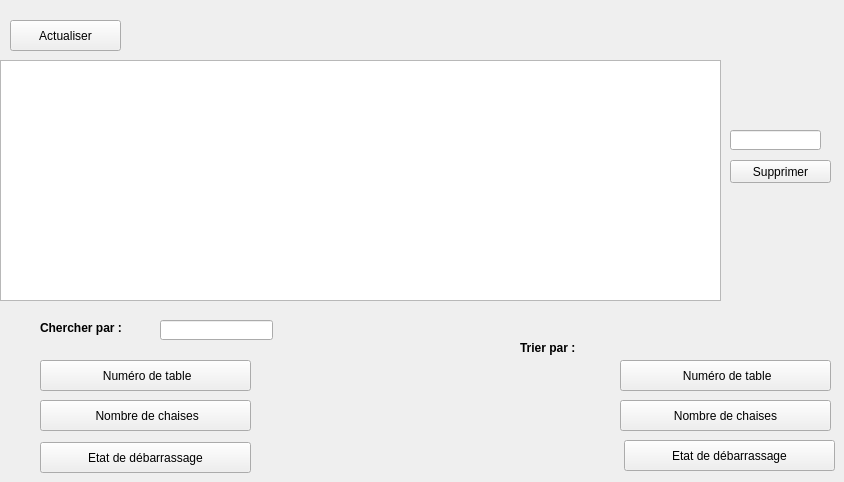
        <widget class="QWidget" name="tab_23">
         <attribute name="title">
          <string>Consulter</string>
         </attribute>
         <widget class="QTableView" name="tableView_7">
          <property name="geometry">
           <rect>
            <x>0</x>
            <y>60</y>
            <width>721</width>
            <height>241</height>
           </rect>
          </property>
         </widget>
         <widget class="QPushButton" name="pushButton_33">
          <property name="geometry">
           <rect>
            <x>730</x>
            <y>160</y>
            <width>101</width>
            <height>23</height>
           </rect>
          </property>
          <property name="text">
           <string>Supprimer</string>
          </property>
         </widget>
         <widget class="QLineEdit" name="lineEdit_32">
          <property name="geometry">
           <rect>
            <x>730</x>
            <y>130</y>
            <width>91</width>
            <height>20</height>
           </rect>
          </property>
         </widget>
         <widget class="QPushButton" name="pushButton_34">
          <property name="geometry">
           <rect>
            <x>620</x>
            <y>360</y>
            <width>211</width>
            <height>31</height>
           </rect>
          </property>
          <property name="text">
           <string> Numéro de table</string>
          </property>
         </widget>
         <widget class="QLabel" name="label_73">
          <property name="geometry">
           <rect>
            <x>520</x>
            <y>340</y>
            <width>91</width>
            <height>16</height>
           </rect>
          </property>
          <property name="font">
           <font>
            <weight>75</weight>
            <bold>true</bold>
           </font>
          </property>
          <property name="text">
           <string>Trier par :</string>
          </property>
         </widget>
         <widget class="QPushButton" name="pushButton_35">
          <property name="geometry">
           <rect>
            <x>620</x>
            <y>400</y>
            <width>211</width>
            <height>31</height>
           </rect>
          </property>
          <property name="text">
           <string>Nombre de chaises</string>
          </property>
         </widget>
         <widget class="QPushButton" name="pushButton_36">
          <property name="geometry">
           <rect>
            <x>40</x>
            <y>360</y>
            <width>211</width>
            <height>31</height>
           </rect>
          </property>
          <property name="text">
           <string> Numéro de table</string>
          </property>
         </widget>
         <widget class="QLineEdit" name="find">
          <property name="geometry">
           <rect>
            <x>160</x>
            <y>320</y>
            <width>113</width>
            <height>20</height>
           </rect>
          </property>
         </widget>
         <widget class="QPushButton" name="nombredechaises">
          <property name="geometry">
           <rect>
            <x>40</x>
            <y>400</y>
            <width>211</width>
            <height>31</height>
           </rect>
          </property>
          <property name="text">
           <string> Nombre de chaises</string>
          </property>
         </widget>
         <widget class="QLabel" name="label_80">
          <property name="geometry">
           <rect>
            <x>40</x>
            <y>320</y>
            <width>101</width>
            <height>16</height>
           </rect>
          </property>
          <property name="font">
           <font>
            <weight>75</weight>
            <bold>true</bold>
           </font>
          </property>
          <property name="text">
           <string>Chercher par :</string>
          </property>
         </widget>
         <widget class="QPushButton" name="pushButton_441">
          <property name="geometry">
           <rect>
            <x>10</x>
            <y>20</y>
            <width>111</width>
            <height>31</height>
           </rect>
          </property>
          <property name="text">
           <string>Actualiser</string>
          </property>
         </widget>
         <widget class="QPushButton" name="pushButton_DB">
          <property name="geometry">
           <rect>
            <x>40</x>
            <y>442</y>
            <width>211</width>
            <height>31</height>
           </rect>
          </property>
          <property name="text">
           <string>Etat de débarrassage</string>
          </property>
         </widget>
         <widget class="QPushButton" name="pushButton_deb1">
          <property name="geometry">
           <rect>
            <x>624</x>
            <y>440</y>
            <width>211</width>
            <height>31</height>
           </rect>
          </property>
          <property name="text">
           <string>Etat de débarrassage</string>
          </property>
         </widget>
         <zorder>pushButton_441</zorder>
         <zorder>tableView_7</zorder>
         <zorder>pushButton_33</zorder>
         <zorder>lineEdit_32</zorder>
         <zorder>pushButton_34</zorder>
         <zorder>label_73</zorder>
         <zorder>pushButton_35</zorder>
         <zorder>pushButton_36</zorder>
         <zorder>find</zorder>
         <zorder>nombredechaises</zorder>
         <zorder>label_80</zorder>
         <zorder>pushButton_DB</zorder>
         <zorder>pushButton_deb1</zorder>
        </widget>
